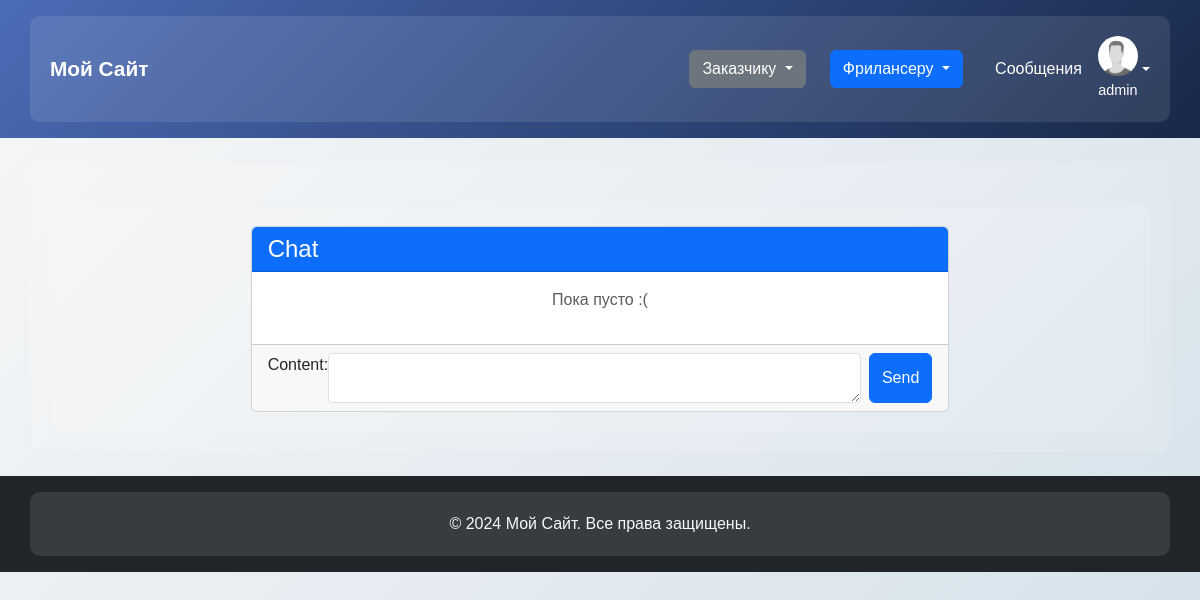
/dialog/view/1/ (signed in), run on an earlier commit of the app's database.
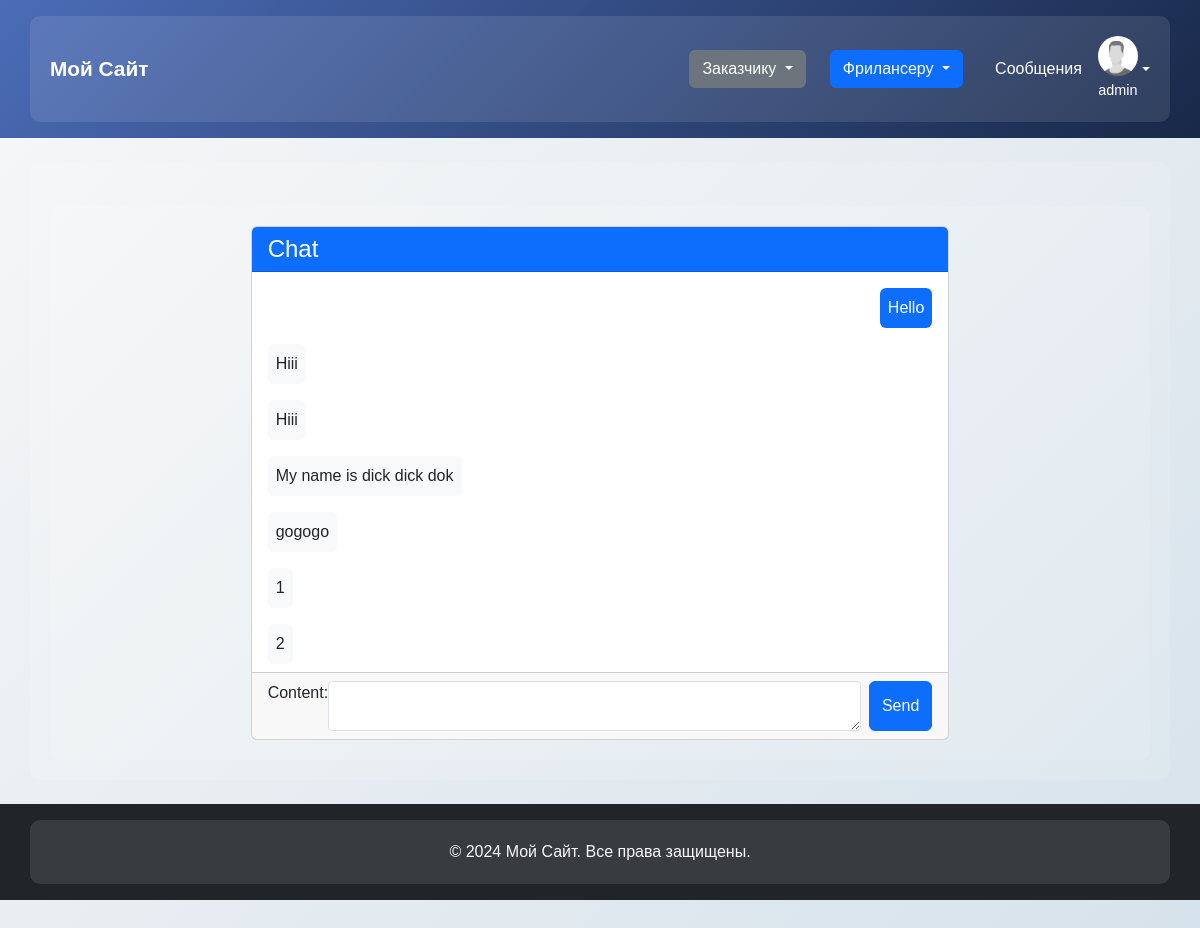
And on a later commit of the database.
### MySite/models.py (models this page shows, shortened)
class Message(models.Model):
    chat = models.ForeignKey(
        Chat,
        on_delete=models.CASCADE,
        related_name="messages",
        help_text="Chat to which this message belongs",
    )
    sender = models.ForeignKey(
        CustomUser,
        on_delete=models.CASCADE,
        related_name="sender",
        help_text="User who sent the message",
    )
    content = models.TextField(help_text="Message content")
    timestamp = models.DateTimeField(help_text="Time when the message was send", auto_now_add=True)
    is_read = models.BooleanField(default=False, help_text="Has the message been read?")

### MySite/views.py (the view, shortened to what this page needs)
# urls.py: path('dialog/view/<int:chat_id>/', dialog_view, name='dialog_view'),
@login_required
def dialog_view(request, chat_id):
    messages = Message.objects.filter(chat=chat_id).order_by('timestamp')[:20]
    form = MessageForm()
    return render(request, 'mysite/dialog_view.html', {'messages': messages, 'form': form, 'id': chat_id})

### MySite/forms.py
class MessageForm(forms.ModelForm):
    content = forms.CharField(widget=forms.Textarea(attrs={'class': 'form-control form-control-sm', 'style': 'height: 50px;'}))
    class Meta:
        model = Message
        fields = ['content']

### templates/mysite/dialog_view.html (shortened to what this page needs)
{% extends "mysite/base.html" %}
{% load static %}
{% block content %}
<div class="container mt-4">
    <div class="row">
        <div class="col-md-8 offset-md-2">
            <div class="card">
                <div class="card-header bg-primary text-white">
                    <h4 class="mb-0">Chat</h4>
                </div>
                <div class="card-body" style="max-height: 400px; overflow-y: auto;">
                    {% for message in messages %}
                        {% if message.sender == request.user %}
                            <div class="d-flex justify-content-end mb-3">
                                <div class="bg-primary text-white p-2 rounded">
                                    <p class="mb-0">{{ message.content }}</p>
                                </div>
                            </div>
                        {% else %}
                            <div class="d-flex justify-content-start mb-3">
                                <div class="bg-light p-2 rounded">
                                    <p class="mb-0">{{ message.content }}</p>
                                </div>
                            </div>
                        {% endif %}
                    {% empty %}
                        <p class="text-center text-muted">Пока пусто :(</p>
                    {% endfor %}
                </div>
                <div class="card-footer">
                    <form action="{% url 'mysite:dialog_view' id %}" method="post" class="d-flex">
                        {{ form.as_table }}
                        <button type="submit" class="btn btn-primary ms-2">Send</button>
                    </form>
                </div>
            </div>
        </div>
    </div>
</div>
{% endblock %}

What changed in the data, as far as the page shows it:
added Message: content "Hello"
added Message: content "Hiii"
added Message: content "Hiii"
added Message: content "My name is dick dick dok"
added Message: content "gogogo"
added Message: content "1"
added Message: content "2"
Also different on the page:
text no longer shown: "Пока пусто :("
